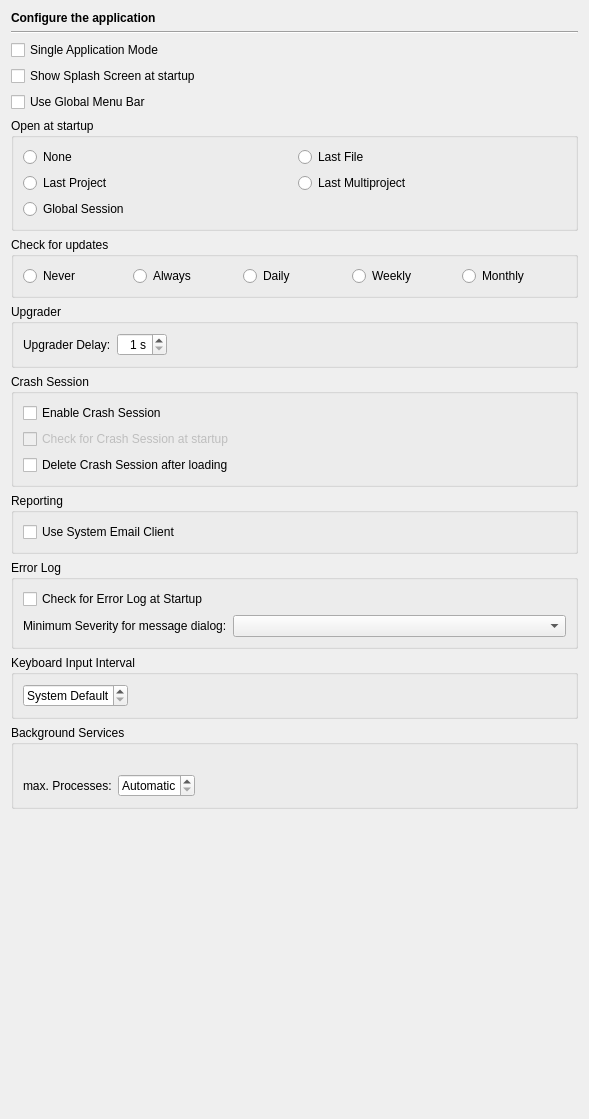
<?xml version="1.0" encoding="UTF-8"?>
<ui version="4.0">
 <class>ApplicationPage</class>
 <widget class="QWidget" name="ApplicationPage">
  <property name="geometry">
   <rect>
    <x>0</x>
    <y>0</y>
    <width>589</width>
    <height>1119</height>
   </rect>
  </property>
  <layout class="QVBoxLayout" name="verticalLayout_5">
   <item>
    <widget class="QLabel" name="headerLabel">
     <property name="text">
      <string>&lt;b&gt;Configure the application&lt;/b&gt;</string>
     </property>
    </widget>
   </item>
   <item>
    <widget class="Line" name="line9_3">
     <property name="frameShape">
      <enum>QFrame::HLine</enum>
     </property>
     <property name="frameShadow">
      <enum>QFrame::Sunken</enum>
     </property>
     <property name="orientation">
      <enum>Qt::Horizontal</enum>
     </property>
    </widget>
   </item>
   <item>
    <widget class="QCheckBox" name="singleApplicationCheckBox">
     <property name="toolTip">
      <string>Select, if only one instance of the application should be running</string>
     </property>
     <property name="text">
      <string>Single Application Mode</string>
     </property>
    </widget>
   </item>
   <item>
    <widget class="QCheckBox" name="splashScreenCheckBox">
     <property name="toolTip">
      <string>Select to show the startup splash screen</string>
     </property>
     <property name="text">
      <string>Show Splash Screen at startup</string>
     </property>
    </widget>
   </item>
   <item>
    <widget class="QCheckBox" name="globalMenuCheckBox">
     <property name="toolTip">
      <string>Select to use the global application menu bar</string>
     </property>
     <property name="text">
      <string>Use Global Menu Bar</string>
     </property>
    </widget>
   </item>
   <item>
    <widget class="QGroupBox" name="groupBox_3">
     <property name="title">
      <string>Open at startup</string>
     </property>
     <layout class="QGridLayout">
      <item row="0" column="0">
       <widget class="QRadioButton" name="noOpenRadioButton">
        <property name="toolTip">
         <string>Select to not open anything</string>
        </property>
        <property name="text">
         <string>None</string>
        </property>
       </widget>
      </item>
      <item row="2" column="0">
       <widget class="QRadioButton" name="globalSessionRadioButton">
        <property name="toolTip">
         <string>Select to restore the global session</string>
        </property>
        <property name="text">
         <string>Global Session</string>
        </property>
       </widget>
      </item>
      <item row="0" column="1">
       <widget class="QRadioButton" name="lastFileRadioButton">
        <property name="toolTip">
         <string>Select to open the most recently opened file</string>
        </property>
        <property name="text">
         <string>Last File</string>
        </property>
       </widget>
      </item>
      <item row="1" column="0">
       <widget class="QRadioButton" name="lastProjectRadioButton">
        <property name="toolTip">
         <string>Select to open the most recently opened project</string>
        </property>
        <property name="text">
         <string>Last Project</string>
        </property>
       </widget>
      </item>
      <item row="1" column="1">
       <widget class="QRadioButton" name="lastMultiprojectRadioButton">
        <property name="toolTip">
         <string>Select to open the most recently opened multiproject</string>
        </property>
        <property name="text">
         <string>Last Multiproject</string>
        </property>
       </widget>
      </item>
     </layout>
    </widget>
   </item>
   <item>
    <widget class="QGroupBox" name="groupBox_2">
     <property name="title">
      <string>Check for updates</string>
     </property>
     <layout class="QHBoxLayout">
      <item>
       <widget class="QRadioButton" name="noCheckRadioButton">
        <property name="toolTip">
         <string>Select to disable update checking</string>
        </property>
        <property name="text">
         <string>Never</string>
        </property>
       </widget>
      </item>
      <item>
       <widget class="QRadioButton" name="alwaysCheckRadioButton">
        <property name="toolTip">
         <string>Select to check for updates at every startup</string>
        </property>
        <property name="text">
         <string>Always</string>
        </property>
       </widget>
      </item>
      <item>
       <widget class="QRadioButton" name="dailyCheckRadioButton">
        <property name="toolTip">
         <string>Select to check for updates once a day</string>
        </property>
        <property name="text">
         <string>Daily</string>
        </property>
       </widget>
      </item>
      <item>
       <widget class="QRadioButton" name="weeklyCheckRadioButton">
        <property name="toolTip">
         <string>Select to check for updates once a week</string>
        </property>
        <property name="text">
         <string>Weekly</string>
        </property>
       </widget>
      </item>
      <item>
       <widget class="QRadioButton" name="monthlyCheckRadioButton">
        <property name="toolTip">
         <string>Select to check for updates once a month</string>
        </property>
        <property name="text">
         <string>Monthly</string>
        </property>
       </widget>
      </item>
     </layout>
    </widget>
   </item>
   <item>
    <widget class="QGroupBox" name="groupBox_7">
     <property name="title">
      <string>Upgrader</string>
     </property>
     <layout class="QHBoxLayout" name="horizontalLayout_3">
      <item>
       <widget class="QLabel" name="label_3">
        <property name="text">
         <string>Upgrader Delay:</string>
        </property>
       </widget>
      </item>
      <item>
       <widget class="QSpinBox" name="upgraderDelaySpinBox">
        <property name="toolTip">
         <string>Enter the time the upgrader process should wait for eric to exit</string>
        </property>
        <property name="alignment">
         <set>Qt::AlignRight|Qt::AlignTrailing|Qt::AlignVCenter</set>
        </property>
        <property name="suffix">
         <string> s</string>
        </property>
        <property name="minimum">
         <number>1</number>
        </property>
        <property name="maximum">
         <number>30</number>
        </property>
       </widget>
      </item>
      <item>
       <spacer name="horizontalSpacer_3">
        <property name="orientation">
         <enum>Qt::Horizontal</enum>
        </property>
        <property name="sizeHint" stdset="0">
         <size>
          <width>411</width>
          <height>20</height>
         </size>
        </property>
       </spacer>
      </item>
     </layout>
    </widget>
   </item>
   <item>
    <widget class="QGroupBox" name="crashSessionGroupBox">
     <property name="toolTip">
      <string>Select to enable the generation of a crash session file</string>
     </property>
     <property name="title">
      <string>Crash Session</string>
     </property>
     <layout class="QVBoxLayout" name="verticalLayout_4">
      <item>
       <widget class="QCheckBox" name="crashSessionEnabledCheckBox">
        <property name="toolTip">
         <string>Select to enable the generation of a crash session file</string>
        </property>
        <property name="text">
         <string>Enable Crash Session</string>
        </property>
       </widget>
      </item>
      <item>
       <widget class="QCheckBox" name="openCrashSessionCheckBox">
        <property name="enabled">
         <bool>false</bool>
        </property>
        <property name="toolTip">
         <string>Select to check for a crash session file before opening the above configured startup item.</string>
        </property>
        <property name="text">
         <string>Check for Crash Session at startup</string>
        </property>
       </widget>
      </item>
      <item>
       <widget class="QCheckBox" name="deleteCrashSessionCheckBox">
        <property name="toolTip">
         <string>Select to delete a crash session file after it was loaded.</string>
        </property>
        <property name="text">
         <string>Delete Crash Session after loading</string>
        </property>
       </widget>
      </item>
     </layout>
    </widget>
   </item>
   <item>
    <widget class="QGroupBox" name="groupBox_4">
     <property name="title">
      <string>Reporting</string>
     </property>
     <layout class="QVBoxLayout" name="verticalLayout_2">
      <item>
       <widget class="QCheckBox" name="systemEmailClientCheckBox">
        <property name="toolTip">
         <string>Select to use the system email client to send reports</string>
        </property>
        <property name="text">
         <string>Use System Email Client</string>
        </property>
       </widget>
      </item>
     </layout>
    </widget>
   </item>
   <item>
    <widget class="QGroupBox" name="groupBox">
     <property name="title">
      <string>Error Log</string>
     </property>
     <layout class="QVBoxLayout" name="verticalLayout">
      <item>
       <widget class="QCheckBox" name="errorlogCheckBox">
        <property name="toolTip">
         <string>Select to check the existence of an error log upon startup</string>
        </property>
        <property name="text">
         <string>Check for Error Log at Startup</string>
        </property>
       </widget>
      </item>
      <item>
       <layout class="QHBoxLayout" name="horizontalLayout_2">
        <item>
         <widget class="QLabel" name="label_2">
          <property name="text">
           <string>Minimum Severity for message dialog:</string>
          </property>
         </widget>
        </item>
        <item>
         <widget class="QComboBox" name="msgSeverityComboBox">
          <property name="sizePolicy">
           <sizepolicy hsizetype="Expanding" vsizetype="Fixed">
            <horstretch>0</horstretch>
            <verstretch>0</verstretch>
           </sizepolicy>
          </property>
          <property name="toolTip">
           <string>Select the minimum message severity shown</string>
          </property>
         </widget>
        </item>
       </layout>
      </item>
     </layout>
    </widget>
   </item>
   <item>
    <widget class="QGroupBox" name="groupBox_5">
     <property name="title">
      <string>Keyboard Input Interval</string>
     </property>
     <layout class="QGridLayout" name="gridLayout">
      <item row="0" column="0">
       <widget class="QSpinBox" name="intervalSpinBox">
        <property name="toolTip">
         <string>Enter the keyboard input interval, '0' for default</string>
        </property>
        <property name="alignment">
         <set>Qt::AlignRight|Qt::AlignTrailing|Qt::AlignVCenter</set>
        </property>
        <property name="specialValueText">
         <string>System Default</string>
        </property>
        <property name="suffix">
         <string> ms</string>
        </property>
        <property name="maximum">
         <number>2000</number>
        </property>
        <property name="singleStep">
         <number>100</number>
        </property>
       </widget>
      </item>
      <item row="0" column="1">
       <spacer name="horizontalSpacer">
        <property name="orientation">
         <enum>Qt::Horizontal</enum>
        </property>
        <property name="sizeHint" stdset="0">
         <size>
          <width>453</width>
          <height>20</height>
         </size>
        </property>
       </spacer>
      </item>
     </layout>
    </widget>
   </item>
   <item>
    <widget class="QGroupBox" name="groupBox_6">
     <property name="title">
      <string>Background Services</string>
     </property>
     <layout class="QVBoxLayout" name="verticalLayout_3">
      <item>
       <widget class="QLabel" name="backgroundServicesLabel">
        <property name="text">
         <string/>
        </property>
        <property name="wordWrap">
         <bool>true</bool>
        </property>
       </widget>
      </item>
      <item>
       <layout class="QHBoxLayout" name="horizontalLayout">
        <item>
         <widget class="QLabel" name="label">
          <property name="text">
           <string>max. Processes:</string>
          </property>
         </widget>
        </item>
        <item>
         <widget class="QSpinBox" name="backgroundServicesSpinBox">
          <property name="alignment">
           <set>Qt::AlignRight|Qt::AlignTrailing|Qt::AlignVCenter</set>
          </property>
          <property name="specialValueText">
           <string>Automatic</string>
          </property>
         </widget>
        </item>
        <item>
         <spacer name="horizontalSpacer_2">
          <property name="orientation">
           <enum>Qt::Horizontal</enum>
          </property>
          <property name="sizeHint" stdset="0">
           <size>
            <width>40</width>
            <height>20</height>
           </size>
          </property>
         </spacer>
        </item>
       </layout>
      </item>
     </layout>
    </widget>
   </item>
   <item>
    <spacer name="verticalSpacer">
     <property name="orientation">
      <enum>Qt::Vertical</enum>
     </property>
     <property name="sizeHint" stdset="0">
      <size>
       <width>20</width>
       <height>40</height>
      </size>
     </property>
    </spacer>
   </item>
  </layout>
 </widget>
 <tabstops>
  <tabstop>singleApplicationCheckBox</tabstop>
  <tabstop>splashScreenCheckBox</tabstop>
  <tabstop>globalMenuCheckBox</tabstop>
  <tabstop>noOpenRadioButton</tabstop>
  <tabstop>lastFileRadioButton</tabstop>
  <tabstop>lastProjectRadioButton</tabstop>
  <tabstop>lastMultiprojectRadioButton</tabstop>
  <tabstop>globalSessionRadioButton</tabstop>
  <tabstop>noCheckRadioButton</tabstop>
  <tabstop>alwaysCheckRadioButton</tabstop>
  <tabstop>dailyCheckRadioButton</tabstop>
  <tabstop>weeklyCheckRadioButton</tabstop>
  <tabstop>monthlyCheckRadioButton</tabstop>
  <tabstop>upgraderDelaySpinBox</tabstop>
  <tabstop>crashSessionEnabledCheckBox</tabstop>
  <tabstop>openCrashSessionCheckBox</tabstop>
  <tabstop>deleteCrashSessionCheckBox</tabstop>
  <tabstop>systemEmailClientCheckBox</tabstop>
  <tabstop>errorlogCheckBox</tabstop>
  <tabstop>msgSeverityComboBox</tabstop>
  <tabstop>intervalSpinBox</tabstop>
  <tabstop>backgroundServicesSpinBox</tabstop>
 </tabstops>
 <resources/>
 <connections>
  <connection>
   <sender>crashSessionEnabledCheckBox</sender>
   <signal>toggled(bool)</signal>
   <receiver>openCrashSessionCheckBox</receiver>
   <slot>setEnabled(bool)</slot>
   <hints>
    <hint type="sourcelabel">
     <x>65</x>
     <y>462</y>
    </hint>
    <hint type="destinationlabel">
     <x>73</x>
     <y>491</y>
    </hint>
   </hints>
  </connection>
  <connection>
   <sender>crashSessionEnabledCheckBox</sender>
   <signal>toggled(bool)</signal>
   <receiver>openCrashSessionCheckBox</receiver>
   <slot>setChecked(bool)</slot>
   <hints>
    <hint type="sourcelabel">
     <x>78</x>
     <y>462</y>
    </hint>
    <hint type="destinationlabel">
     <x>89</x>
     <y>491</y>
    </hint>
   </hints>
  </connection>
 </connections>
</ui>
